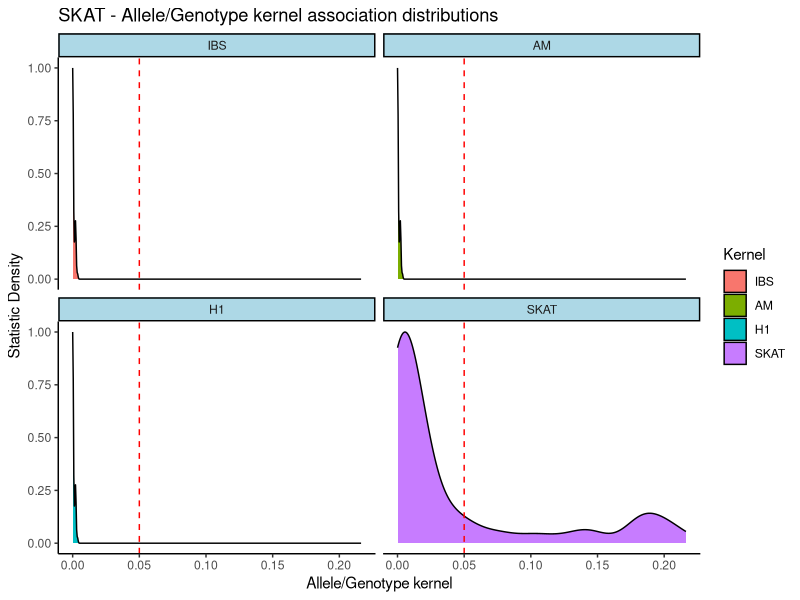
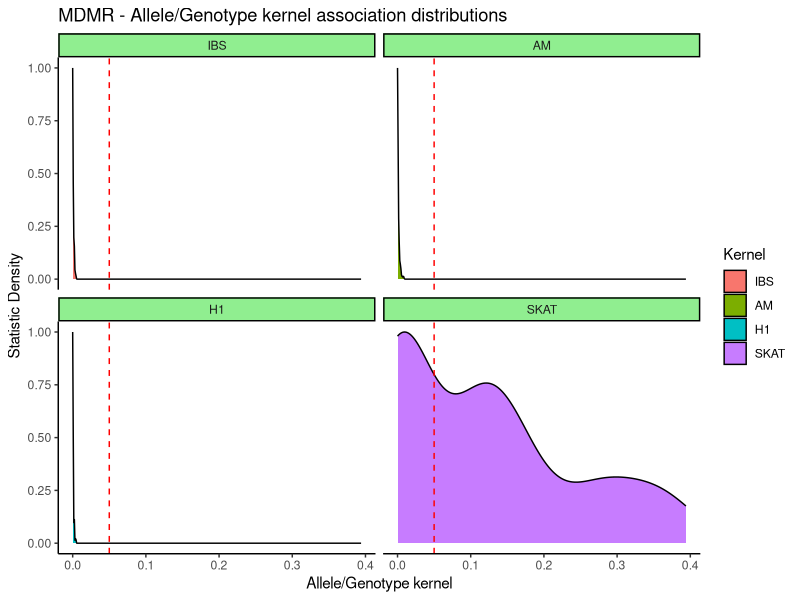
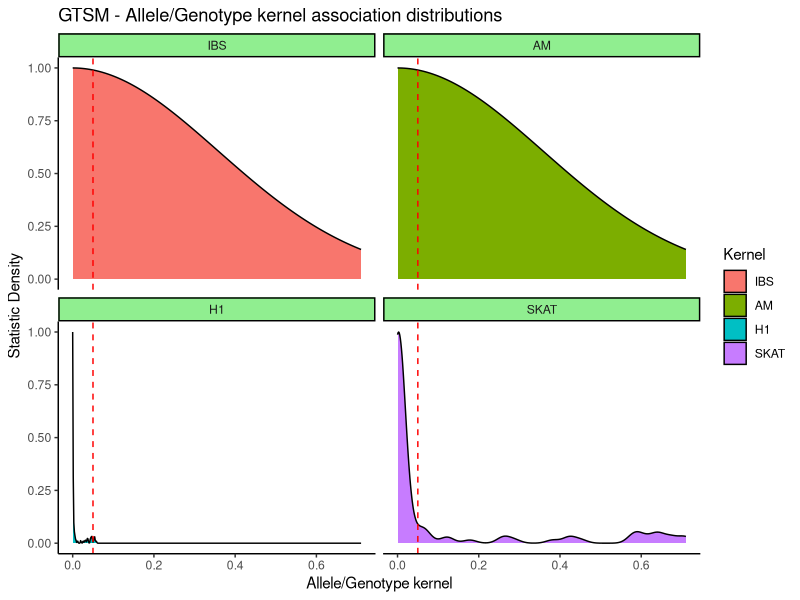

Source code (R) for these figures, in order:
setwd("C:/Users/Peter/Documents/Uottawa/2018 - 2019 Honour's project/Cluster files/Final codes/Genetic-Association-Methodology-Research/Crohns Disease/Allele Kernel Analysis/Focal Point Analysis")

focal_data = read.table("New_Allele_Kernel_Data.txt" )
View(focal_data)
colnames(focal_data) = c("Statistic", "IBS", "AM", "AS", "H1", "SKAT")

focal_data = focal_data[,-4] #Accidently added AS kernel...but we don' want to study AS
# - 3/27/2019

### ----- SKAT ----- ###
library(dplyr)
SKAT = filter(focal_data, Statistic == "SKAT")

library(reshape2)
Stacked_SKAT = melt(data=SKAT, id.vars = 1) 

library(ggplot2)
ggplot(Stacked_SKAT, aes(x=value, y = ..scaled.., fill=variable)) + geom_density() + facet_wrap(~variable) +
  geom_vline(xintercept = 0.05, show.legend = TRUE, linetype = "dashed", color = "red") +
  ggtitle("SKAT - Allele/Genotype kernel association distributions") +
  xlab("Allele/Genotype kernel") + ylab("Statistic Density") +
  theme_classic() +
  theme(strip.background = element_rect(fill="lightblue")) +
  scale_fill_discrete(name = "Kernel")



### ----- MDMR ----- ###
library(dplyr)
MDMR = filter(focal_data, Statistic == "MDMR")

library(reshape2)
Stacked_MDMR = melt(data=MDMR, id.vars = 1) 

library(ggplot2)
ggplot(Stacked_MDMR, aes(x=value, y = ..scaled.., fill=variable)) + geom_density() + facet_wrap(~variable) +
  geom_vline(xintercept = 0.05, show.legend = TRUE, linetype = "dashed", color = "red") +
  ggtitle("MDMR - Allele/Genotype kernel association distributions") +
  xlab("Allele/Genotype kernel") + ylab("Statistic Density") +
  theme_classic() +
  theme(strip.background = element_rect(fill="lightgreen")) +
  scale_fill_discrete(name = "Kernel")


### ----- GTSR ----- ###
library(dplyr)
GTSM = filter(focal_data, Statistic == "GTSM")

library(reshape2)
Stacked_GTSM = melt(data=GTSM, id.vars = 1) 

library(ggplot2)
ggplot(Stacked_GTSM, aes(x=value, y = ..scaled.., fill=variable)) + geom_density() + facet_wrap(~variable) +
  geom_vline(xintercept = 0.05, show.legend = TRUE, linetype = "dashed", color = "red") +
  ggtitle("GTSM - Allele/Genotype kernel association distributions") +
  xlab("Allele/Genotype kernel") + ylab("Statistic Density") +
  theme_classic() +
  theme(strip.background = element_rect(fill="lightgreen")) +
  scale_fill_discrete(name = "Kernel")
